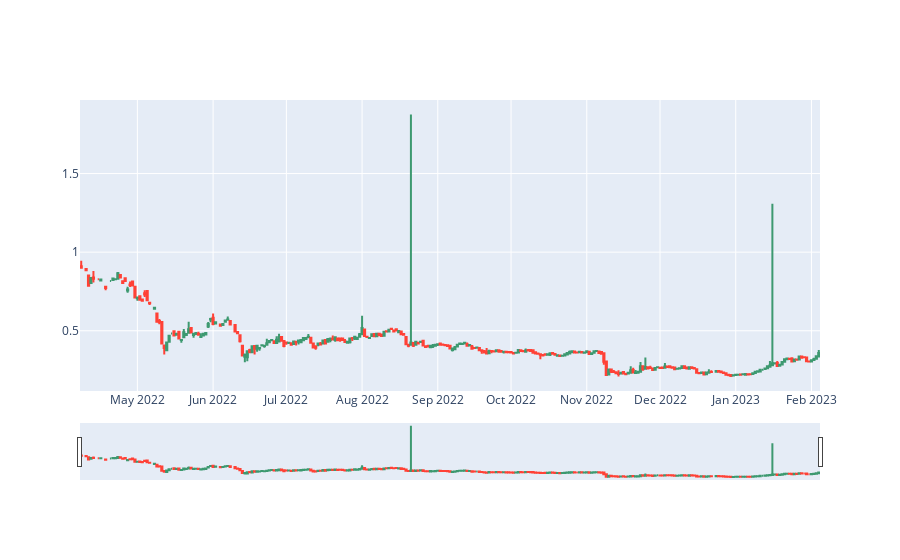

Write notebook code for a chart like this one.
### Code cell
import plotly.graph_objects as go


fig = go.Figure(data=[go.Candlestick(x=HUNT_PRICE.index,
                open=HUNT_PRICE['open']/0.997,
                high=HUNT_PRICE['high']/0.997,
                low=HUNT_PRICE['low']/0.997,
                close=HUNT_PRICE['close']/0.997)])

# fig.add_trace(go.Bar(x=MARKET_CAP['block_timestamp'], y=MARKET_CAP['market_cap'], opacity=0.5, yaxis="y3"))

# fig.update_layout(
#     title='HUNT Price and Market Cap',
#     yaxis_title='HUNT Price'
# )



fig.show()

### Figure 1 — Plotly figure (JSON) as saved in the notebook; plotly's stock layout.template omitted (floating-point values rounded to 4 significant figures; data arrays with more than 128 entries replaced by an {"elided": "..."} marker saying what was removed)
{"data": [{"close": {"elided": "303 float values"}, "high": {"elided": "303 float values"}, "low": {"elided": "303 float values"}, "open": {"elided": "303 float values"}, "type": "candlestick", "x": {"elided": "303 str values"}}], "layout": {}}
